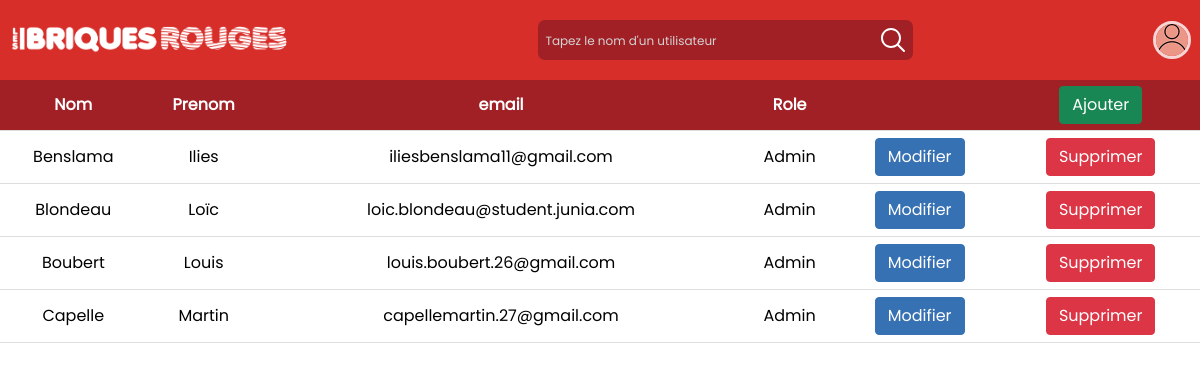
Screenshot of /account_Manager_accueil.php (signed in) with the database file from the repository.
### tables this page shows
CREATE TABLE IF NOT EXISTS `profil` (
  `Id_Profil` int NOT NULL AUTO_INCREMENT,
  `email` varchar(50) DEFAULT NULL,
  `MDP` varchar(100) DEFAULT NULL,
  `Nom` varchar(50) DEFAULT NULL,
  `Prenom` varchar(50) DEFAULT NULL,
  `Description` varchar(50) DEFAULT NULL,
  `Role` varchar(50) DEFAULT NULL,
  `pdp` varchar(100) NOT NULL DEFAULT 'images/pdp_user.jpg',
  PRIMARY KEY (`Id_Profil`)
);

### account_Manager_variables.php (called while the page is built)
<?php
include("connect.php");
$postData = $_POST;
if (
		!isset($_POST['recherche']) || empty($_POST['recherche'])
		)
{
	$recherche = "";
}
else {
	$recherche = strip_tags($postData['recherche']);
}
$sqlQuery = 'SELECT * FROM profil WHERE Nom LIKE "%' . $recherche . '%" OR Prenom LIKE "%' . $recherche . '%" OR email LIKE "%' . $recherche . '%" OR Role LIKE "%' . $recherche . '%" OR Id_Profil LIKE "%' . $recherche . '%" ORDER BY Nom;';
$recipesStatement = $PDO->prepare($sqlQuery);
$recipesStatement->execute();
$users = $recipesStatement->fetchAll();
?>

### account_Manager_accueil.php (the view, shortened to what this page needs)
<!DOCTYPE html>
<html lang="fr">
	<head>
		<link rel="stylesheet" type="text/css" href="style/style.css" />
	</head>
  <body class="d-flex flex-column min-vh-100">
    <header>
      <?php include_once('account_Manager_header.php'); ?>
    </header>
		<?php if (empty($users)) : ?>
			<div class="container alert alert-danger" role="alert"> <?php echo 'Il n\'y a pas de résultats pour votre recherche' ?></div><br></br>
		<?php else : ?>
    <div id="table_compte">
			<table>
        <thead>
          <tr>
						<th>Nom</th>
           <th>Prenom</th>
           <th>email</th>
           <th>Role</th>
					 <th> </th>
					 <th><button class="btn btn-success" type="button" name="button" id="bouton_ajouter" onclick="window.location.href='account_Manager_add_user.php'">Ajouter</button></th>
          </tr>
        </thead>
        <tbody>
          <?php foreach($users as $user) : ?>
                <tr class="tab_body">
								 	<td> <?php echo $user['Nom']?> </td>
                   <td><?php echo $user['Prenom']?></td>
                   <td><?php echo $user['email'];?></td>
                   <td><?php echo $user['Role'];?></td>
                   <td>
										 <form action="account_Manager_edit_user.php" method="post">
											 <button class="btn btn-blue" type="submit" name="Id_Profil" value="<?php echo $user['Id_Profil'] ?>">Modifier</button>
										 </form>
									 </td>
                   <td>
									 	<form action="account_Manager_delete_user.php" method="post">
										 	<button class="btn btn-danger" type="submit" name="Id_Profil" value="<?php echo $user['Id_Profil'] ?>">Supprimer</button>
                   	</form>
									</td>
                </tr>
          <?php endforeach ?>
        </tbody>
      </table>
    </div>
	<?php endif ?>
  </body>
</html>

### style/style.css (style rules this page uses)
body * { font-family: "Poppins", arial; }
body { margin: 0; font-family: arial; }
header { top: 0; width: 100%; height: 80px; display: flex; align-items: center; z-index: 9; justify-content: space-between; background-color: #D72E2A; position:-webkit-sticky; position: sticky; }
#table_compte { display: flex; justify-content: center; align-items: center; }
table { width: 100%; border-collapse: collapse; text-align: center; }
thead { top: 80px; height: 50px; position:-webkit-sticky; position: sticky; background-color: #A02026; }
th { color : #FFFFFF; }
td { height : 50px; }
td, th { border-bottom: 1px solid #ddd; }
.btn { display: inline-block; padding: .375rem .75rem; border: 1px solid transparent; border-radius: .25rem; text-align: center; text-decoration: none; font-size: 1rem; font-weight: 400; line-height: 1.5; vertical-align: middle; color: #212529; background-color: transparent; transition: color .15s ease-in-out,background-color .15s ease-in-out,border-color .15s ease-in-out,box-shadow .15s ease-in-out; cursor: pointer; outline : 0; }
.btn-danger { border-color: #dc3545; color: #fff; background-color: #dc3545; }
.btn-success { border-color: #198754; color: #fff; background-color: #198754; }
.btn-blue { border-color: #3671B3; color: #fff; background-color: #3671B3; }

### rows the page displays
profil: Nom "Benslama", Prenom "Ilies", email "iliesbenslama11@gmail.com", Role "Admin", $user['Id_Profil'] 5 (drawn)
profil: Nom "Blondeau", Prenom "Loïc", email "loic.blondeau@student.junia.com", Role "Admin", $user['Id_Profil'] 4 (drawn)
profil: Nom "Boubert", Prenom "Louis", email "louis.boubert.26@gmail.com", Role "Admin", $user['Id_Profil'] 1 (drawn)
profil: Nom "Capelle", Prenom "Martin", email "capellemartin.27@gmail.com", Role "Admin", $user['Id_Profil'] 3 (drawn)
